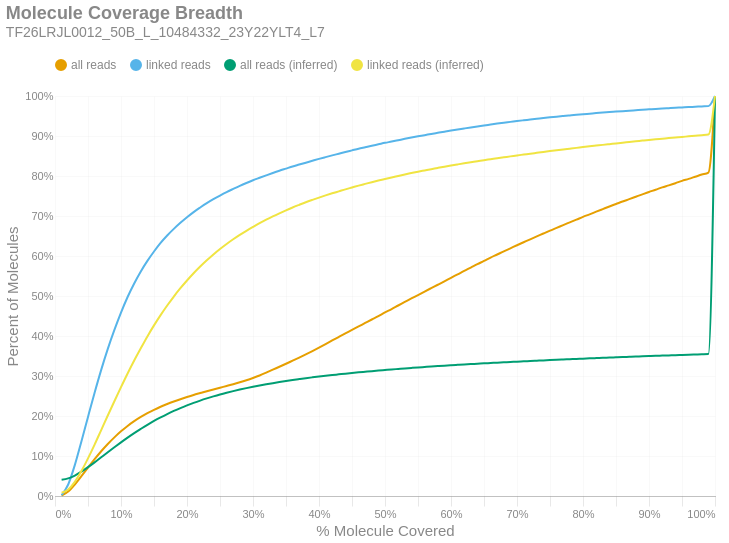

The notebook cell saved with this chart:
### Markdown cell above
### Molecule Read Coverage
This chart shows molecule coverage breadth as computed by the number of bases aligned to that molecule. In other words, "*how much of each unique long molecule is actually sequenced/aligned?*" Keep in mind there is a distinction between sequences and alignments, since some sequences belonging to a particular molecule may not align well and wouldn't appear in the alignment data. This chart also shows molecule coverage breadth as computed by the *inferred fragment* from which the aligned sequences originate. Unlike read coverage, this calculation takes into account the total insert size, including unsequenced gaps between the forward and reverse reads. Like the previous figures, these are cumulative percents.

### Code cell
if SKIPLR:
    print_html(f"Skipped")
else:
    binned_df = consolidated_hist(valids['coverage_bp'], mask, 0.01, True)
    binned_df_inf = consolidated_hist(valids['coverage_inserts'], mask, 0.01, True)
    binned_df = binned_df.with_columns(pl.lit(binned_df_inf['all reads (cumsum)']).alias('all reads (inferred)'))
    binned_df = binned_df.with_columns(pl.lit(binned_df_inf['linked reads (cumsum)']).alias('linked reads (inferred)'))
    binned_df = binned_df.with_columns(
        (pl.col('bin').cast(pl.Float64) + 0.01).alias('right_edge')
    )

    with SafeRender(binned_df):
        (
            density_plot(binned_df, 'Molecule Coverage Breadth', samplename, 'molcov', ['all reads (inferred)','linked reads (inferred)'])
            .encode(
                #x=alt.X('bin:Q', title="% Molecule Covered").axis(format = '%').scale(padding=0),
                x=alt.X('right_edge:Q', title="% Molecule Covered").axis(format='%').scale(padding=0),
                y=alt.Y('value:Q', title='Percent of Molecules')
                    .axis(format='%')
                    .stack(False)
                    .scale(domainMin=0, padding=0),
                color=alt.Color("key:N").scale(domain = ["all reads", "linked reads", "all reads (inferred)", "linked reads (inferred)"]),
                tooltip = [
                    alt.Tooltip("key:N", title = "Data Type"),
                    alt.Tooltip("range_label:N", title="% Molecule Covered"),
                    alt.Tooltip("value:Q", format = ".2%", title="% Molecules")
                ]
            )
        ).display()

### Figure 1 — Vega-Lite specification as saved in the notebook (floating-point values rounded to 4 significant figures)
{"width": "container", "height": 400, "config": {"title": {"anchor": "start", "dy": -15, "fontSize": 18, "color": "#888888", "subtitleColor": "#888888", "subtitleFontSize": 14}, "arc": {"fill": "#0072B2"}, "axis": {"domainColor": "#888888", "domainWidth": 0.5, "gridWidth": 0.2, "grid": false, "titleFontWeight": 400, "titleFontSize": 15, "labelFontSize": 11, "labelColor": "#888888", "tickColor": "#888888", "tickWidth": 0.2, "titleColor": "#888888"}, "axisBand": {"grid": false}, "axisX": {"grid": true, "tickSize": 10, "domainCap": "round"}, "axisY": {"domain": false, "grid": true, "tickSize": 0, "domainCap": "round"}, "background": "transparent", "header": {"labelFontSize": 15, "labelColor": "#888888", "titleFontSize": 15, "titleFontWeight": 600, "titleColor": "#888888"}, "legend": {"labelFont": "sans-serif", "labelFontSize": 12, "labelColor": "#888888", "symbolSize": 100, "symbolType": "circle", "titleFontSize": 12, "titlePadding": 10, "titleColor": "#888888", "title": null, "orient": "top"}, "range": {"category": ["#E69F00", "#56B4E9", "#009E73", "#F0E442", "#0072B2", "#D55E00", "#CC79A7", "#000000"], "diverging": ["#cfe8f3", "#a2d4ec", "#73bfe2", "#46abdb", "#1696d2", "#12719e"]}, "area": {"fill": "#0072B2", "fillOpacity": 0.7, "line": true, "strokeOpacity": 0.7}, "line": {"color": "#0072B2", "stroke": "#0072B2", "strokeWidth": 2}, "trail": {"color": "#0072B2", "stroke": "#0072B2", "strokeWidth": 0, "size": 1}, "point": {"filled": true, "fillOpacity": 1.0, "size": 95}, "text": {"color": "#888888", "fontSize": 11, "align": "right", "fontWeight": 400, "size": 11}, "bar": {"fill": "#0072B2", "stroke": null}, "view": {"stroke": null, "continuousWidth": 660, "continuousHeight": 400}}, "data": {"name": "data-cd4ed6457e1f816d4ad7eb8ece0bc0c0"}, "mark": {"type": "line", "interpolate": "monotone", "point": {"opacity": 0, "size": 275}}, "encoding": {"color": {"field": "key", "scale": {"domain": ["all reads", "linked reads", "all reads (inferred)", "linked reads (inferred)"]}, "type": "nominal"}, "tooltip": [{"field": "key", "title": "Data Type", "type": "nominal"}, {"field": "range_label", "title": "% Molecule Covered", "type": "nominal"}, {"field": "value", "format": ".2%", "title": "% Molecules", "type": "quantitative"}], "x": {"axis": {"format": "%"}, "field": "right_edge", "scale": {"padding": 0}, "title": "% Molecule Covered", "type": "quantitative"}, "y": {"axis": {"format": "%"}, "field": "value", "scale": {"domainMin": 0, "padding": 0}, "stack": false, "title": "Percent of Molecules", "type": "quantitative"}}, "params": [{"name": "param_c36ac31b6afebe62", "select": {"type": "point", "fields": ["key"]}, "bind": "legend"}], "title": {"text": "Molecule Coverage Breadth", "subtitle": "TF26LRJL0012_50B_L_10484332_23Y22YLT4_L7"}, "transform": [{"fold": ["all reads (cumsum)", "linked reads (cumsum)", "all reads (inferred)", "linked reads (inferred)"]}, {"calculate": "replace(datum.key, ' (cumsum)', '')", "as": "key"}, {"filter": {"param": "param_c36ac31b6afebe62"}}], "usermeta": {"embedOptions": {"downloadFileName": "TF26LRJL0012_50B_L_10484332_23Y22YLT4_L7.molcov"}}, "$schema": "https://vega.github.io/schema/vega-lite/v6.4.1.json", "datasets": {"data-cd4ed6457e1f816d4ad7eb8ece0bc0c0": [{"bin": "0.0", "interval": "0.0-0.01", "all reads": 0.0009725, "linked reads": 0.001835, "all reads (cumsum)": 0.0009725, "linked reads (cumsum)": 0.001835, "range_label": "0.0-0.01", "all reads (inferred)": 0.04064, "linked reads (inferred)": 0.008052, "right_edge": 0.01}, {"bin": "0.01", "interval": "0.01-0.02", "all reads": 0.01019, "linked reads": 0.02693, "all reads (cumsum)": 0.01116, "linked reads (cumsum)": 0.02876, "range_label": "0.01-0.02", "all reads (inferred)": 0.04405, "linked reads (inferred)": 0.01629, "right_edge": 0.02}, {"bin": "0.02", "interval": "0.02-0.03", "all reads": 0.01745, "linked reads": 0.04833, "all reads (cumsum)": 0.02861, "linked reads (cumsum)": 0.07709, "range_label": "0.02-0.03", "all reads (inferred)": 0.05112, "linked reads (inferred)": 0.03543, "right_edge": 0.03}, {"bin": "0.03", "interval": "0.03-0.04", "all reads": 0.02085, "linked reads": 0.05917, "all reads (cumsum)": 0.04946, "linked reads (cumsum)": 0.1363, "range_label": "0.03-0.04", "all reads (inferred)": 0.06072, "linked reads (inferred)": 0.0623, "right_edge": 0.04}, {"bin": "0.04", "interval": "0.04-0.05", "all reads": 0.02149, "linked reads": 0.06153, "all reads (cumsum)": 0.07095, "linked reads (cumsum)": 0.1978, "range_label": "0.04-0.05", "all reads (inferred)": 0.07203, "linked reads (inferred)": 0.09406, "right_edge": 0.05}, {"bin": "0.05", "interval": "0.05-0.06", "all reads": 0.02106, "linked reads": 0.0604, "all reads (cumsum)": 0.09201, "linked reads (cumsum)": 0.2582, "range_label": "0.05-0.06", "all reads (inferred)": 0.08412, "linked reads (inferred)": 0.1285, "right_edge": 0.06}, {"bin": "0.06", "interval": "0.06-0.07", "all reads": 0.01987, "linked reads": 0.05717, "all reads (cumsum)": 0.1119, "linked reads (cumsum)": 0.3154, "range_label": "0.06-0.07", "all reads (inferred)": 0.09682, "linked reads (inferred)": 0.1649, "right_edge": 0.07}, {"bin": "0.07", "interval": "0.07-0.08", "all reads": 0.01819, "linked reads": 0.0524, "all reads (cumsum)": 0.1301, "linked reads (cumsum)": 0.3678, "range_label": "0.07-0.08", "all reads (inferred)": 0.1095, "linked reads (inferred)": 0.2013, "right_edge": 0.08}, {"bin": "0.08", "interval": "0.08-0.09", "all reads": 0.01647, "linked reads": 0.04744, "all reads (cumsum)": 0.1465, "linked reads (cumsum)": 0.4152, "range_label": "0.08-0.09", "all reads (inferred)": 0.1219, "linked reads (inferred)": 0.2369, "right_edge": 0.09}, {"bin": "0.09", "interval": "0.09-0.1", "all reads": 0.01505, "linked reads": 0.04328, "all reads (cumsum)": 0.1616, "linked reads (cumsum)": 0.4585, "range_label": "0.09-0.1", "all reads (inferred)": 0.1341, "linked reads (inferred)": 0.2721, "right_edge": 0.1}, {"bin": "0.1", "interval": "0.1-0.11", "all reads": 0.01359, "linked reads": 0.03904, "all reads (cumsum)": 0.1752, "linked reads (cumsum)": 0.4975, "range_label": "0.1-0.11", "all reads (inferred)": 0.146, "linked reads (inferred)": 0.3064, "right_edge": 0.11}, {"bin": "0.11", "interval": "0.11-0.12", "all reads": 0.01182, "linked reads": 0.03374, "all reads (cumsum)": 0.187, "linked reads (cumsum)": 0.5313, "range_label": "0.11-0.12", "all reads (inferred)": 0.1572, "linked reads (inferred)": 0.3388, "right_edge": 0.12}, {"bin": "0.12", "interval": "0.12-0.13", "all reads": 0.01056, "linked reads": 0.03006, "all reads (cumsum)": 0.1976, "linked reads (cumsum)": 0.5613, "range_label": "0.12-0.13", "all reads (inferred)": 0.1678, "linked reads (inferred)": 0.3693, "right_edge": 0.13}, {"bin": "0.13", "interval": "0.13-0.14", "all reads": 0.009379, "linked reads": 0.02646, "all reads (cumsum)": 0.2069, "linked reads (cumsum)": 0.5878, "range_label": "0.13-0.14", "all reads (inferred)": 0.178, "linked reads (inferred)": 0.399, "right_edge": 0.14}, {"bin": "0.14", "interval": "0.14-0.15", "all reads": 0.008471, "linked reads": 0.02354, "all reads (cumsum)": 0.2154, "linked reads (cumsum)": 0.6113, "range_label": "0.14-0.15", "all reads (inferred)": 0.1876, "linked reads (inferred)": 0.4265, "right_edge": 0.15}, {"bin": "0.15", "interval": "0.15-0.16", "all reads": 0.007751, "linked reads": 0.0214, "all reads (cumsum)": 0.2232, "linked reads (cumsum)": 0.6327, "range_label": "0.15-0.16", "all reads (inferred)": 0.1965, "linked reads (inferred)": 0.4521, "right_edge": 0.16}, {"bin": "0.16", "interval": "0.16-0.17", "all reads": 0.00679, "linked reads": 0.01845, "all reads (cumsum)": 0.23, "linked reads (cumsum)": 0.6512, "range_label": "0.16-0.17", "all reads (inferred)": 0.2048, "linked reads (inferred)": 0.4761, "right_edge": 0.17}, {"bin": "0.17", "interval": "0.17-0.18", "all reads": 0.006207, "linked reads": 0.0166, "all reads (cumsum)": 0.2362, "linked reads (cumsum)": 0.6678, "range_label": "0.17-0.18", "all reads (inferred)": 0.2126, "linked reads (inferred)": 0.4987, "right_edge": 0.18}, {"bin": "0.18", "interval": "0.18-0.19", "all reads": 0.00577, "linked reads": 0.01508, "all reads (cumsum)": 0.2419, "linked reads (cumsum)": 0.6829, "range_label": "0.18-0.19", "all reads (inferred)": 0.2198, "linked reads (inferred)": 0.5195, "right_edge": 0.19}, {"bin": "0.19", "interval": "0.19-0.2", "all reads": 0.005459, "linked reads": 0.01393, "all reads (cumsum)": 0.2474, "linked reads (cumsum)": 0.6968, "range_label": "0.19-0.2", "all reads (inferred)": 0.2265, "linked reads (inferred)": 0.5387, "right_edge": 0.2}, {"bin": "0.2", "interval": "0.2-0.21", "all reads": 0.005159, "linked reads": 0.01301, "all reads (cumsum)": 0.2525, "linked reads (cumsum)": 0.7098, "range_label": "0.2-0.21", "all reads (inferred)": 0.2328, "linked reads (inferred)": 0.5568, "right_edge": 0.21}, {"bin": "0.21", "interval": "0.21-0.22", "all reads": 0.004748, "linked reads": 0.01152, "all reads (cumsum)": 0.2573, "linked reads (cumsum)": 0.7213, "range_label": "0.21-0.22", "all reads (inferred)": 0.2386, "linked reads (inferred)": 0.5735, "right_edge": 0.22}, {"bin": "0.22", "interval": "0.22-0.23", "all reads": 0.004681, "linked reads": 0.0109, "all reads (cumsum)": 0.262, "linked reads (cumsum)": 0.7322, "range_label": "0.22-0.23", "all reads (inferred)": 0.244, "linked reads (inferred)": 0.5892, "right_edge": 0.23}, {"bin": "0.23", "interval": "0.23-0.24", "all reads": 0.004465, "linked reads": 0.009778, "all reads (cumsum)": 0.2664, "linked reads (cumsum)": 0.742, "range_label": "0.23-0.24", "all reads (inferred)": 0.2491, "linked reads (inferred)": 0.6039, "right_edge": 0.24}, {"bin": "0.24", "interval": "0.24-0.25", "all reads": 0.004356, "linked reads": 0.009164, "all reads (cumsum)": 0.2708, "linked reads (cumsum)": 0.7512, "range_label": "0.24-0.25", "all reads (inferred)": 0.2538, "linked reads (inferred)": 0.6175, "right_edge": 0.25}, {"bin": "0.25", "interval": "0.25-0.26", "all reads": 0.004271, "linked reads": 0.008593, "all reads (cumsum)": 0.2751, "linked reads (cumsum)": 0.7598, "range_label": "0.25-0.26", "all reads (inferred)": 0.2582, "linked reads (inferred)": 0.6301, "right_edge": 0.26}, {"bin": "0.26", "interval": "0.26-0.27", "all reads": 0.004366, "linked reads": 0.007895, "all reads (cumsum)": 0.2794, "linked reads (cumsum)": 0.7676, "range_label": "0.26-0.27", "all reads (inferred)": 0.2622, "linked reads (inferred)": 0.6417, "right_edge": 0.27}, {"bin": "0.27", "interval": "0.27-0.28", "all reads": 0.004806, "linked reads": 0.007679, "all reads (cumsum)": 0.2842, "linked reads (cumsum)": 0.7753, "range_label": "0.27-0.28", "all reads (inferred)": 0.2661, "linked reads (inferred)": 0.6528, "right_edge": 0.28}, {"bin": "0.28", "interval": "0.28-0.29", "all reads": 0.005216, "linked reads": 0.007182, "all reads (cumsum)": 0.2895, "linked reads (cumsum)": 0.7825, "range_label": "0.28-0.29", "all reads (inferred)": 0.2697, "linked reads (inferred)": 0.663, "right_edge": 0.29}, {"bin": "0.29", "interval": "0.29-0.3", "all reads": 0.0057, "linked reads": 0.006816, "all reads (cumsum)": 0.2952, "linked reads (cumsum)": 0.7893, "range_label": "0.29-0.3", "all reads (inferred)": 0.273, "linked reads (inferred)": 0.6727, "right_edge": 0.3}, {"bin": "0.3", "interval": "0.3-0.31", "all reads": 0.00616, "linked reads": 0.006212, "all reads (cumsum)": 0.3013, "linked reads (cumsum)": 0.7955, "range_label": "0.3-0.31", "all reads (inferred)": 0.2763, "linked reads (inferred)": 0.682, "right_edge": 0.31}, {"bin": "0.31", "interval": "0.31-0.32", "all reads": 0.006959, "linked reads": 0.006085, "all reads (cumsum)": 0.3083, "linked reads (cumsum)": 0.8016, "range_label": "0.31-0.32", "all reads (inferred)": 0.2793, "linked reads (inferred)": 0.6907, "right_edge": 0.32}, {"bin": "0.32", "interval": "0.32-0.33", "all reads": 0.007476, "linked reads": 0.005966, "all reads (cumsum)": 0.3158, "linked reads (cumsum)": 0.8076, "range_label": "0.32-0.33", "all reads (inferred)": 0.2821, "linked reads (inferred)": 0.6989, "right_edge": 0.33}, {"bin": "0.33", "interval": "0.33-0.34", "all reads": 0.007307, "linked reads": 0.005664, "all reads (cumsum)": 0.3231, "linked reads (cumsum)": 0.8133, "range_label": "0.33-0.34", "all reads (inferred)": 0.2848, "linked reads (inferred)": 0.7066, "right_edge": 0.34}, {"bin": "0.34", "interval": "0.34-0.35", "all reads": 0.00748, "linked reads": 0.005281, "all reads (cumsum)": 0.3305, "linked reads (cumsum)": 0.8185, "range_label": "0.34-0.35", "all reads (inferred)": 0.2875, "linked reads (inferred)": 0.7141, "right_edge": 0.35}, {"bin": "0.35", "interval": "0.35-0.36", "all reads": 0.007789, "linked reads": 0.005278, "all reads (cumsum)": 0.3383, "linked reads (cumsum)": 0.8238, "range_label": "0.35-0.36", "all reads (inferred)": 0.29, "linked reads (inferred)": 0.7213, "right_edge": 0.36}, {"bin": "0.36", "interval": "0.36-0.37", "all reads": 0.007783, "linked reads": 0.00473, "all reads (cumsum)": 0.3461, "linked reads (cumsum)": 0.8285, "range_label": "0.36-0.37", "all reads (inferred)": 0.2923, "linked reads (inferred)": 0.728, "right_edge": 0.37}, {"bin": "0.37", "interval": "0.37-0.38", "all reads": 0.007979, "linked reads": 0.004761, "all reads (cumsum)": 0.3541, "linked reads (cumsum)": 0.8333, "range_label": "0.37-0.38", "all reads (inferred)": 0.2945, "linked reads (inferred)": 0.7344, "right_edge": 0.38}, {"bin": "0.38", "interval": "0.38-0.39", "all reads": 0.008271, "linked reads": 0.004751, "all reads (cumsum)": 0.3624, "linked reads (cumsum)": 0.8381, "range_label": "0.38-0.39", "all reads (inferred)": 0.2966, "linked reads (inferred)": 0.7403, "right_edge": 0.39}, {"bin": "0.39", "interval": "0.39-0.4", "all reads": 0.008577, "linked reads": 0.004695, "all reads (cumsum)": 0.3709, "linked reads (cumsum)": 0.8427, "range_label": "0.39-0.4", "all reads (inferred)": 0.2986, "linked reads (inferred)": 0.7461, "right_edge": 0.4}, {"bin": "0.4", "interval": "0.4-0.41", "all reads": 0.00876, "linked reads": 0.004428, "all reads (cumsum)": 0.3797, "linked reads (cumsum)": 0.8472, "range_label": "0.4-0.41", "all reads (inferred)": 0.3006, "linked reads (inferred)": 0.7515, "right_edge": 0.41}, {"bin": "0.41", "interval": "0.41-0.42", "all reads": 0.009101, "linked reads": 0.004342, "all reads (cumsum)": 0.3888, "linked reads (cumsum)": 0.8515, "range_label": "0.41-0.42", "all reads (inferred)": 0.3024, "linked reads (inferred)": 0.7567, "right_edge": 0.42}, {"bin": "0.42", "interval": "0.42-0.43", "all reads": 0.008893, "linked reads": 0.004197, "all reads (cumsum)": 0.3977, "linked reads (cumsum)": 0.8557, "range_label": "0.42-0.43", "all reads (inferred)": 0.3041, "linked reads (inferred)": 0.7616, "right_edge": 0.43}, {"bin": "0.43", "interval": "0.43-0.44", "all reads": 0.008795, "linked reads": 0.004225, "all reads (cumsum)": 0.4065, "linked reads (cumsum)": 0.8599, "range_label": "0.43-0.44", "all reads (inferred)": 0.3058, "linked reads (inferred)": 0.7666, "right_edge": 0.44}, {"bin": "0.44", "interval": "0.44-0.45", "all reads": 0.008649, "linked reads": 0.004114, "all reads (cumsum)": 0.4151, "linked reads (cumsum)": 0.8641, "range_label": "0.44-0.45", "all reads (inferred)": 0.3075, "linked reads (inferred)": 0.7713, "right_edge": 0.45}, {"bin": "0.45", "interval": "0.45-0.46", "all reads": 0.00877, "linked reads": 0.004119, "all reads (cumsum)": 0.4239, "linked reads (cumsum)": 0.8682, "range_label": "0.45-0.46", "all reads (inferred)": 0.3091, "linked reads (inferred)": 0.7759, "right_edge": 0.46}, {"bin": "0.46", "interval": "0.46-0.47", "all reads": 0.008639, "linked reads": 0.003766, "all reads (cumsum)": 0.4325, "linked reads (cumsum)": 0.8719, "range_label": "0.46-0.47", "all reads (inferred)": 0.3106, "linked reads (inferred)": 0.7803, "right_edge": 0.47}, {"bin": "0.47", "interval": "0.47-0.48", "all reads": 0.008708, "linked reads": 0.003774, "all reads (cumsum)": 0.4413, "linked reads (cumsum)": 0.8757, "range_label": "0.47-0.48", "all reads (inferred)": 0.3121, "linked reads (inferred)": 0.7846, "right_edge": 0.48}, {"bin": "0.48", "interval": "0.48-0.49", "all reads": 0.008389, "linked reads": 0.003545, "all reads (cumsum)": 0.4496, "linked reads (cumsum)": 0.8793, "range_label": "0.48-0.49", "all reads (inferred)": 0.3136, "linked reads (inferred)": 0.7887, "right_edge": 0.49}, {"bin": "0.49", "interval": "0.49-0.5", "all reads": 0.009395, "linked reads": 0.003637, "all reads (cumsum)": 0.459, "linked reads (cumsum)": 0.8829, "range_label": "0.49-0.5", "all reads (inferred)": 0.315, "linked reads (inferred)": 0.7926, "right_edge": 0.5}, {"bin": "0.5", "interval": "0.5-0.51", "all reads": 0.00822, "linked reads": 0.00317, "all reads (cumsum)": 0.4673, "linked reads (cumsum)": 0.8861, "range_label": "0.5-0.51", "all reads (inferred)": 0.3163, "linked reads (inferred)": 0.7964, "right_edge": 0.51}, {"bin": "0.51", "interval": "0.51-0.52", "all reads": 0.009003, "linked reads": 0.003383, "all reads (cumsum)": 0.4763, "linked reads (cumsum)": 0.8894, "range_label": "0.51-0.52", "all reads (inferred)": 0.3176, "linked reads (inferred)": 0.8002, "right_edge": 0.52}, {"bin": "0.52", "interval": "0.52-0.53", "all reads": 0.008796, "linked reads": 0.003423, "all reads (cumsum)": 0.4851, "linked reads (cumsum)": 0.8929, "range_label": "0.52-0.53", "all reads (inferred)": 0.319, "linked reads (inferred)": 0.804, "right_edge": 0.53}, {"bin": "0.53", "interval": "0.53-0.54", "all reads": 0.008855, "linked reads": 0.003271, "all reads (cumsum)": 0.4939, "linked reads (cumsum)": 0.8961, "range_label": "0.53-0.54", "all reads (inferred)": 0.3202, "linked reads (inferred)": 0.8074, "right_edge": 0.54}, {"bin": "0.54", "interval": "0.54-0.55", "all reads": 0.008525, "linked reads": 0.003093, "all reads (cumsum)": 0.5024, "linked reads (cumsum)": 0.8992, "range_label": "0.54-0.55", "all reads (inferred)": 0.3214, "linked reads (inferred)": 0.8108, "right_edge": 0.55}, {"bin": "0.55", "interval": "0.55-0.56", "all reads": 0.008695, "linked reads": 0.002878, "all reads (cumsum)": 0.5111, "linked reads (cumsum)": 0.9021, "range_label": "0.55-0.56", "all reads (inferred)": 0.3225, "linked reads (inferred)": 0.8139, "right_edge": 0.56}, {"bin": "0.56", "interval": "0.56-0.57", "all reads": 0.008534, "linked reads": 0.003055, "all reads (cumsum)": 0.5197, "linked reads (cumsum)": 0.9052, "range_label": "0.56-0.57", "all reads (inferred)": 0.3236, "linked reads (inferred)": 0.817, "right_edge": 0.57}, {"bin": "0.57", "interval": "0.57-0.58", "all reads": 0.008484, "linked reads": 0.002804, "all reads (cumsum)": 0.5281, "linked reads (cumsum)": 0.908, "range_label": "0.57-0.58", "all reads (inferred)": 0.3247, "linked reads (inferred)": 0.8202, "right_edge": 0.58}, {"bin": "0.58", "interval": "0.58-0.59", "all reads": 0.00859, "linked reads": 0.002791, "all reads (cumsum)": 0.5367, "linked reads (cumsum)": 0.9108, "range_label": "0.58-0.59", "all reads (inferred)": 0.3258, "linked reads (inferred)": 0.8233, "right_edge": 0.59}, {"bin": "0.59", "interval": "0.59-0.6", "all reads": 0.008826, "linked reads": 0.002746, "all reads (cumsum)": 0.5456, "linked reads (cumsum)": 0.9135, "range_label": "0.59-0.6", "all reads (inferred)": 0.3269, "linked reads (inferred)": 0.8262, "right_edge": 0.6}, {"bin": "0.6", "interval": "0.6-0.61", "all reads": 0.008496, "linked reads": 0.002609, "all reads (cumsum)": 0.5541, "linked reads (cumsum)": 0.9161, "range_label": "0.6-0.61", "all reads (inferred)": 0.3278, "linked reads (inferred)": 0.8289, "right_edge": 0.61}, {"bin": "0.61", "interval": "0.61-0.62", "all reads": 0.008719, "linked reads": 0.00272, "all reads (cumsum)": 0.5628, "linked reads (cumsum)": 0.9188, "range_label": "0.61-0.62", "all reads (inferred)": 0.3288, "linked reads (inferred)": 0.8317, "right_edge": 0.62}, {"bin": "0.62", "interval": "0.62-0.63", "all reads": 0.008322, "linked reads": 0.002634, "all reads (cumsum)": 0.5711, "linked reads (cumsum)": 0.9215, "range_label": "0.62-0.63", "all reads (inferred)": 0.3298, "linked reads (inferred)": 0.8343, "right_edge": 0.63}, {"bin": "0.63", "interval": "0.63-0.64", "all reads": 0.008448, "linked reads": 0.002431, "all reads (cumsum)": 0.5795, "linked reads (cumsum)": 0.9239, "range_label": "0.63-0.64", "all reads (inferred)": 0.3307, "linked reads (inferred)": 0.8369, "right_edge": 0.64}, {"bin": "0.64", "interval": "0.64-0.65", "all reads": 0.008029, "linked reads": 0.002292, "all reads (cumsum)": 0.5876, "linked reads (cumsum)": 0.9262, "range_label": "0.64-0.65", "all reads (inferred)": 0.3316, "linked reads (inferred)": 0.8396, "right_edge": 0.65}, {"bin": "0.65", "interval": "0.65-0.66", "all reads": 0.00835, "linked reads": 0.002459, "all reads (cumsum)": 0.5959, "linked reads (cumsum)": 0.9287, "range_label": "0.65-0.66", "all reads (inferred)": 0.3325, "linked reads (inferred)": 0.8421, "right_edge": 0.66}, {"bin": "0.66", "interval": "0.66-0.67", "all reads": 0.007844, "linked reads": 0.002421, "all reads (cumsum)": 0.6038, "linked reads (cumsum)": 0.9311, "range_label": "0.66-0.67", "all reads (inferred)": 0.3334, "linked reads (inferred)": 0.8445, "right_edge": 0.67}, {"bin": "0.67", "interval": "0.67-0.68", "all reads": 0.007933, "linked reads": 0.002208, "all reads (cumsum)": 0.6117, "linked reads (cumsum)": 0.9333, "range_label": "0.67-0.68", "all reads (inferred)": 0.3342, "linked reads (inferred)": 0.8468, "right_edge": 0.68}, {"bin": "0.68", "interval": "0.68-0.69", "all reads": 0.00755, "linked reads": 0.00202, "all reads (cumsum)": 0.6193, "linked reads (cumsum)": 0.9353, "range_label": "0.68-0.69", "all reads (inferred)": 0.335, "linked reads (inferred)": 0.849, "right_edge": 0.69}, {"bin": "0.69", "interval": "0.69-0.7", "all reads": 0.007671, "linked reads": 0.002101, "all reads (cumsum)": 0.6269, "linked reads (cumsum)": 0.9374, "range_label": "0.69-0.7", "all reads (inferred)": 0.3359, "linked reads (inferred)": 0.8515, "right_edge": 0.7}, {"bin": "0.7", "interval": "0.7-0.71", "all reads": 0.007396, "linked reads": 0.001903, "all reads (cumsum)": 0.6343, "linked reads (cumsum)": 0.9393, "range_label": "0.7-0.71", "all reads (inferred)": 0.3367, "linked reads (inferred)": 0.8536, "right_edge": 0.71}, {"bin": "0.71", "interval": "0.71-0.72", "all reads": 0.007403, "linked reads": 0.001827, "all reads (cumsum)": 0.6417, "linked reads (cumsum)": 0.9411, "range_label": "0.71-0.72", "all reads (inferred)": 0.3375, "linked reads (inferred)": 0.8558, "right_edge": 0.72}, {"bin": "0.72", "interval": "0.72-0.73", "all reads": 0.007326, "linked reads": 0.001886, "all reads (cumsum)": 0.6491, "linked reads (cumsum)": 0.943, "range_label": "0.72-0.73", "all reads (inferred)": 0.3382, "linked reads (inferred)": 0.8579, "right_edge": 0.73}, {"bin": "0.73", "interval": "0.73-0.74", "all reads": 0.007172, "linked reads": 0.001939, "all reads (cumsum)": 0.6562, "linked reads (cumsum)": 0.945, "range_label": "0.73-0.74", "all reads (inferred)": 0.339, "linked reads (inferred)": 0.8601, "right_edge": 0.74}, {"bin": "0.74", "interval": "0.74-0.75", "all reads": 0.007309, "linked reads": 0.001766, "all reads (cumsum)": 0.6635, "linked reads (cumsum)": 0.9467, "range_label": "0.74-0.75", "all reads (inferred)": 0.3398, "linked reads (inferred)": 0.8623, "right_edge": 0.75}, {"bin": "0.75", "interval": "0.75-0.76", "all reads": 0.006769, "linked reads": 0.00165, "all reads (cumsum)": 0.6703, "linked reads (cumsum)": 0.9484, "range_label": "0.75-0.76", "all reads (inferred)": 0.3406, "linked reads (inferred)": 0.8644, "right_edge": 0.76}, {"bin": "0.76", "interval": "0.76-0.77", "all reads": 0.007015, "linked reads": 0.001568, "all reads (cumsum)": 0.6773, "linked reads (cumsum)": 0.9499, "range_label": "0.76-0.77", "all reads (inferred)": 0.3413, "linked reads (inferred)": 0.8664, "right_edge": 0.77}, {"bin": "0.77", "interval": "0.77-0.78", "all reads": 0.006765, "linked reads": 0.001535, "all reads (cumsum)": 0.6841, "linked reads (cumsum)": 0.9515, "range_label": "0.77-0.78", "all reads (inferred)": 0.342, "linked reads (inferred)": 0.8684, "right_edge": 0.78}, {"bin": "0.78", "interval": "0.78-0.79", "all reads": 0.006747, "linked reads": 0.001523, "all reads (cumsum)": 0.6908, "linked reads (cumsum)": 0.953, "range_label": "0.78-0.79", "all reads (inferred)": 0.3427, "linked reads (inferred)": 0.8703, "right_edge": 0.79}, {"bin": "0.79", "interval": "0.79-0.8", "all reads": 0.00703, "linked reads": 0.001467, "all reads (cumsum)": 0.6979, "linked reads (cumsum)": 0.9545, "range_label": "0.79-0.8", "all reads (inferred)": 0.3434, "linked reads (inferred)": 0.8723, "right_edge": 0.8}, {"bin": "0.8", "interval": "0.8-0.81", "all reads": 0.006316, "linked reads": 0.001381, "all reads (cumsum)": 0.7042, "linked reads (cumsum)": 0.9558, "range_label": "0.8-0.81", "all reads (inferred)": 0.3441, "linked reads (inferred)": 0.8743, "right_edge": 0.81}, {"bin": "0.81", "interval": "0.81-0.82", "all reads": 0.006619, "linked reads": 0.001411, "all reads (cumsum)": 0.7108, "linked reads (cumsum)": 0.9573, "range_label": "0.81-0.82", "all reads (inferred)": 0.3448, "linked reads (inferred)": 0.876, "right_edge": 0.82}, {"bin": "0.82", "interval": "0.82-0.83", "all reads": 0.006498, "linked reads": 0.00132, "all reads (cumsum)": 0.7173, "linked reads (cumsum)": 0.9586, "range_label": "0.82-0.83", "all reads (inferred)": 0.3454, "linked reads (inferred)": 0.8778, "right_edge": 0.83}, {"bin": "0.83", "interval": "0.83-0.84", "all reads": 0.00647, "linked reads": 0.001139, "all reads (cumsum)": 0.7238, "linked reads (cumsum)": 0.9597, "range_label": "0.83-0.84", "all reads (inferred)": 0.3461, "linked reads (inferred)": 0.8796, "right_edge": 0.84}, {"bin": "0.84", "interval": "0.84-0.85", "all reads": 0.006152, "linked reads": 0.001261, "all reads (cumsum)": 0.7299, "linked reads (cumsum)": 0.961, "range_label": "0.84-0.85", "all reads (inferred)": 0.3467, "linked reads (inferred)": 0.8815, "right_edge": 0.85}, {"bin": "0.85", "interval": "0.85-0.86", "all reads": 0.006259, "linked reads": 0.0012, "all reads (cumsum)": 0.7362, "linked reads (cumsum)": 0.9622, "range_label": "0.85-0.86", "all reads (inferred)": 0.3474, "linked reads (inferred)": 0.8833, "right_edge": 0.86}, {"bin": "0.86", "interval": "0.86-0.87", "all reads": 0.005907, "linked reads": 0.001155, "all reads (cumsum)": 0.7421, "linked reads (cumsum)": 0.9633, "range_label": "0.86-0.87", "all reads (inferred)": 0.348, "linked reads (inferred)": 0.885, "right_edge": 0.87}, {"bin": "0.87", "interval": "0.87-0.88", "all reads": 0.006055, "linked reads": 0.001117, "all reads (cumsum)": 0.7481, "linked reads (cumsum)": 0.9645, "range_label": "0.87-0.88", "all reads (inferred)": 0.3486, "linked reads (inferred)": 0.8867, "right_edge": 0.88}, {"bin": "0.88", "interval": "0.88-0.89", "all reads": 0.006058, "linked reads": 0.001122, "all reads (cumsum)": 0.7542, "linked reads (cumsum)": 0.9656, "range_label": "0.88-0.89", "all reads (inferred)": 0.3492, "linked reads (inferred)": 0.8885, "right_edge": 0.89}, {"bin": "0.89", "interval": "0.89-0.9", "all reads": 0.005935, "linked reads": 0.001023, "all reads (cumsum)": 0.7601, "linked reads (cumsum)": 0.9666, "range_label": "0.89-0.9", "all reads (inferred)": 0.3499, "linked reads (inferred)": 0.8903, "right_edge": 0.9}, {"bin": "0.9", "interval": "0.9-0.91", "all reads": 0.005489, "linked reads": 0.001038, "all reads (cumsum)": 0.7656, "linked reads (cumsum)": 0.9676, "range_label": "0.9-0.91", "all reads (inferred)": 0.3505, "linked reads (inferred)": 0.8919, "right_edge": 0.91}, {"bin": "0.91", "interval": "0.91-0.92", "all reads": 0.006016, "linked reads": 0.0009745, "all reads (cumsum)": 0.7716, "linked reads (cumsum)": 0.9686, "range_label": "0.91-0.92", "all reads (inferred)": 0.351, "linked reads (inferred)": 0.8933, "right_edge": 0.92}, {"bin": "0.92", "interval": "0.92-0.93", "all reads": 0.005031, "linked reads": 0.0009364, "all reads (cumsum)": 0.7767, "linked reads (cumsum)": 0.9695, "range_label": "0.92-0.93", "all reads (inferred)": 0.3515, "linked reads (inferred)": 0.8948, "right_edge": 0.93}, {"bin": "0.93", "interval": "0.93-0.94", "all reads": 0.005384, "linked reads": 0.0009288, "all reads (cumsum)": 0.782, "linked reads (cumsum)": 0.9705, "range_label": "0.93-0.94", "all reads (inferred)": 0.3521, "linked reads (inferred)": 0.8963, "right_edge": 0.94}, {"bin": "0.94", "interval": "0.94-0.95", "all reads": 0.005784, "linked reads": 0.0008907, "all reads (cumsum)": 0.7878, "linked reads (cumsum)": 0.9714, "range_label": "0.94-0.95", "all reads (inferred)": 0.3527, "linked reads (inferred)": 0.8976, "right_edge": 0.95}, {"bin": "0.95", "interval": "0.95-0.96", "all reads": 0.004921, "linked reads": 0.0009085, "all reads (cumsum)": 0.7928, "linked reads (cumsum)": 0.9723, "range_label": "0.95-0.96", "all reads (inferred)": 0.3533, "linked reads (inferred)": 0.8991, "right_edge": 0.96}, {"bin": "0.96", "interval": "0.96-0.97", "all reads": 0.005419, "linked reads": 0.0007994, "all reads (cumsum)": 0.7982, "linked reads (cumsum)": 0.9731, "range_label": "0.96-0.97", "all reads (inferred)": 0.3538, "linked reads (inferred)": 0.9006, "right_edge": 0.97}, {"bin": "0.97", "interval": "0.97-0.98", "all reads": 0.005459, "linked reads": 0.0008552, "all reads (cumsum)": 0.8036, "linked reads (cumsum)": 0.9739, "range_label": "0.97-0.98", "all reads (inferred)": 0.3543, "linked reads (inferred)": 0.9019, "right_edge": 0.98}, {"bin": "0.98", "interval": "0.98-0.99", "all reads": 0.005034, "linked reads": 0.0007639, "all reads (cumsum)": 0.8087, "linked reads (cumsum)": 0.9747, "range_label": "0.98-0.99", "all reads (inferred)": 0.355, "linked reads (inferred)": 0.9035, "right_edge": 0.99}, {"bin": "0.99", "interval": "0.99-1.0", "all reads": 0.1913, "linked reads": 0.02531, "all reads (cumsum)": 1.0, "linked reads (cumsum)": 1.0, "range_label": "0.99-1.0", "all reads (inferred)": 1.0, "linked reads (inferred)": 1.0, "right_edge": 1.0}]}}
